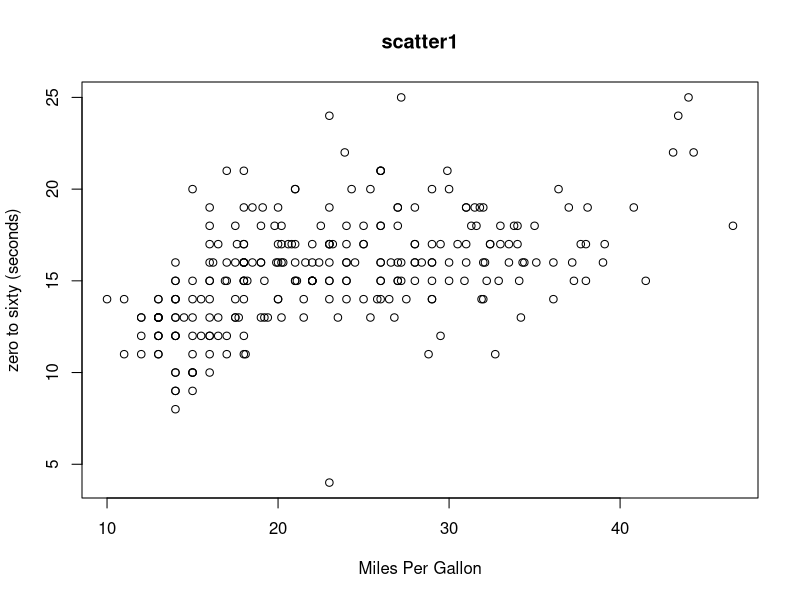
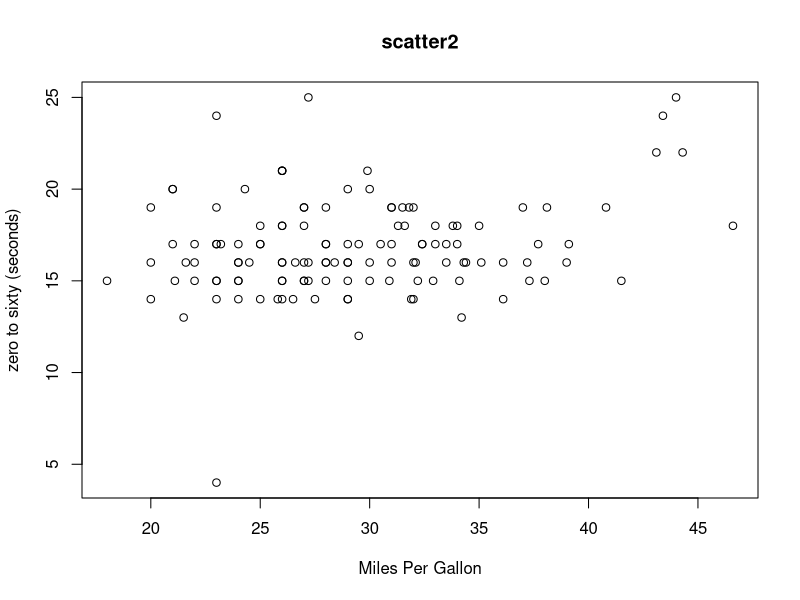
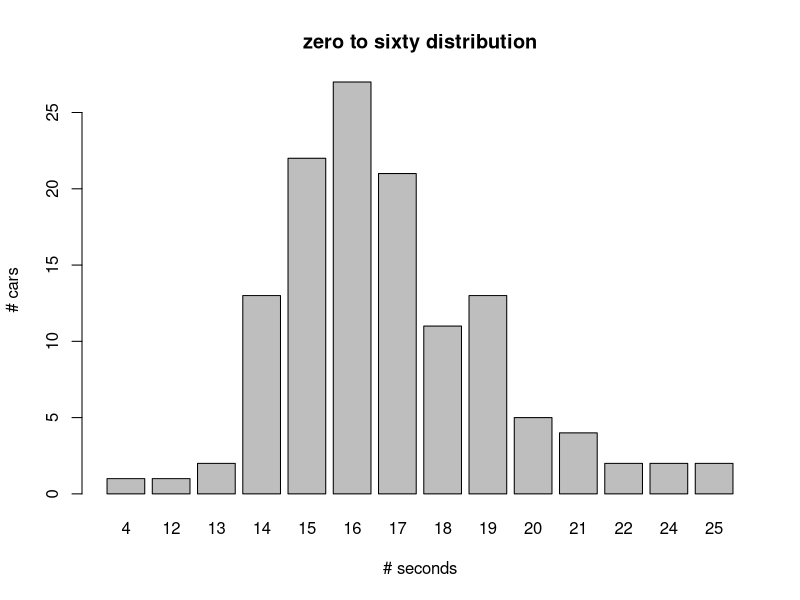
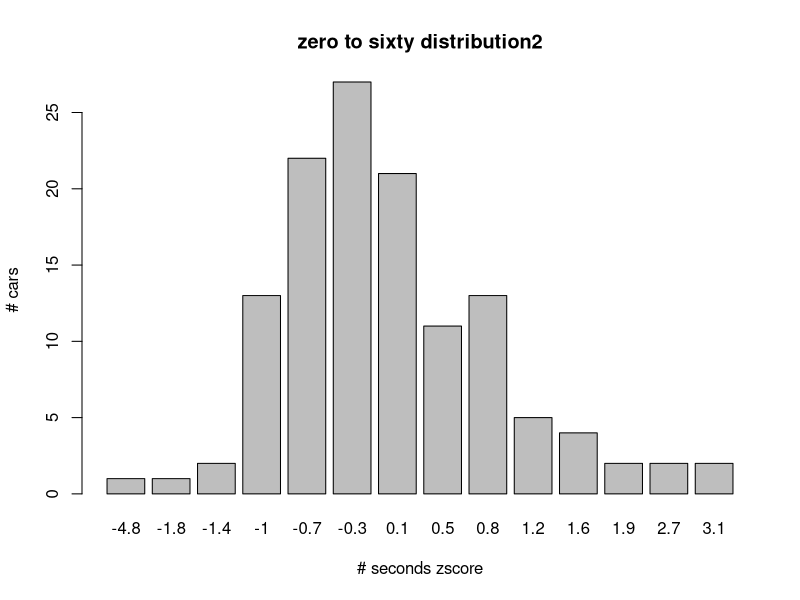

Recreate these plots in R, in order.

getwd()

setwd('C:\\Users\\abrei\\Desktop\\week2')
getwd()

## Read in a file
mydata=read.csv("cars1bad.csv",header=TRUE,sep=",")
dim(mydata)
## 262 rows by 8 columns
## let's look at the first few rows
head(mydata)

#let's get some summary data via aggregate
aggregate(mydata$cylinders,list(cyl=mydata$cylinders,brand=mydata$brand),length)


# we see a couple of problems. There is one entry in France that should be mapped to Europe 
# and one USA that should be mapped to US.
# Also there is an NA for an entry.Let's see if we can figure out what value should be there.
  
# First let's replace France. with Europe.
which(mydata$brand=='France.')
mydata$brand[1]
#there seems to be a leading space
which(mydata$brand==' France.')
#we could just replace mydata$brand[2] but we can be slick
mydata$brand[which(mydata$brand==' France.')]<-' Europe.'
mydata$brand[which(mydata$brand==' USA.')]<-' US.'

aggregate(mydata$cylinders,list(cyl=mydata$cylinders,brand=mydata$brand),length)

#Now let's deal with the NA
which(is.na(mydata$cylinders))
#that didn't work
mode(mydata$cylinders)
mydata$cylinders<- as.integer(as.character(mydata$cylinders))
which(is.na(mydata$cylinders))
mydata[244,]
#400 cubic inches is a V8 for sure.
mydata$cylinders[244]<-8
aggregate(mydata$cylinders,list(cyl=mydata$cylinders,brand=mydata$brand),length)

# this suggests that only US manufacturers had 8 cylinder motors in the 70s and 80s.

# Next we would like to look at the mean of each column, but we can't take a mean 
# of 'brand' so we will have to do something to remove that column from the mean.

# we saw before that we can get a subset with c()
vars <- c("MPG","cylinders","cubicInches","horsepower","weightLbs","timeToSixty")
newData <-mydata[vars]
head(newData)

aggregate(newData,list(mydata$brand,mydata$cylinders),mean)

# This suggests the US had the weakest 6 cylinder engines and some very heavy cars
# let's do some sorting
  

sort1 <- mydata[order(mydata$MPG), ]
head(sort1)
tail(sort1)

# to get the best mileage we need a descending sort which uses '-'
sort2 <- mydata[order(-mydata$MPG), ]
head(sort2)

sort3 <- mydata[order(mydata$timeToSixty),]
head(sort3)
# that first record looks wrong.  How's a 3500 pound 4 cylinder going to go from
# 0 to 60 in 4 seconds?

#let's investigate further with a scatterplot
plot(mydata$MPG,mydata$timeToSixty,main="scatter1",xlab="Miles Per Gallon",ylab="zero to sixty (seconds)")

# pretty clearly an outlier
# to double check, we will compare our potential outlier to other 4 cylinder cars
smallData <- subset(mydata,cylinders==4,)
dim(smallData)

plot(smallData$MPG,smallData$timeToSixty,main="scatter2",xlab="Miles Per Gallon",ylab="zero to sixty (seconds)")


#let's do a histogram now
counts <- table(smallData$timeToSixty)
counts
barplot(counts,main="zero to sixty distribution",xlab="# seconds",ylab="# cars")

# A useful tool is z-score standardization
# sometimes we will want to replace a column with its z-score transformation
# for our data analysis.
# other times we will want to use it to locate potential outliers
# a z-score much greater than 3 or less than -3 is almost certainly an outlier
# R makes it easy to calculate a mean and standard deviation of a column
mTime <- mean(smallData$timeToSixty)
mSD <- sd(smallData$timeToSixty)
mTime
mSD
# Let's insert z-scores as a column
smallData$timeToSixtyZscore <- round((smallData$timeToSixty - mTime)/mSD,1)
sort3 <- smallData[order(smallData$timeToSixtyZscore), ]
head(sort3)
tail(sort3)

counts <- table(smallData$timeToSixtyZscore)
barplot(counts,main="zero to sixty distribution2",xlab="# seconds zscore",ylab="# cars")


#to deal with outliers, we can either try to estimate a proper value
#we can ask the data provider for a better value, or we can delete
#the row.  Since we have plenty of good data, we will remove this
#record entirely
newData <- subset(mydata,timeToSixty>4,)
dim(newData)

#Another useful transformation is Min-Max normalization
#Once a column is transformed the Min value will be 0, the max will be 1, and
#average values will be around 0.5
myMin = min(newData$timeToSixty)
myMax = max(newData$timeToSixty)
newData$timeMM <- round((newData$timeToSixty - myMin)/(myMax-myMin),1)
head(newData)


sort4 <- newData[order(newData$timeToSixty), ]
head(sort4)
tail(sort4)


#we can now write our cleaned up table back to a csv file
#first check to see if we are in the correct directory
getwd()
write.csv(newData, file = "carsFix2.csv",row.names=FALSE)


#Exercise: Create a a subset data set consisting of the 6 cylinder cars called 
#'sixSubset'

